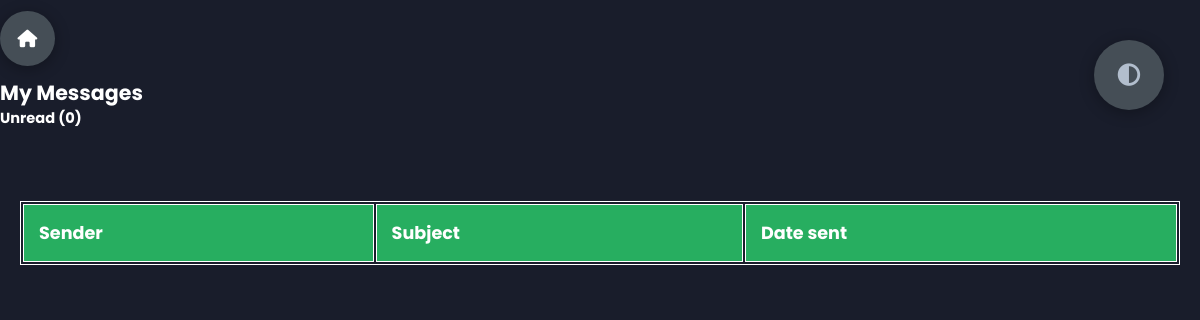
The app's page /inbox/, older data.
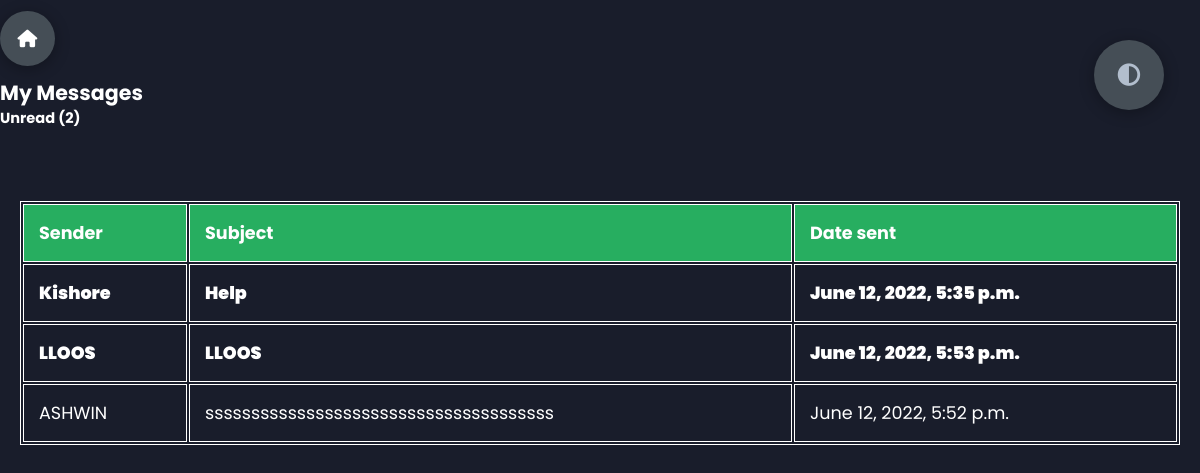
The same page, newer data.
### base/models.py (models this page shows, shortened)
class Message(models.Model):
    name = models.CharField(max_length=200, null=True)
    email=models.CharField(max_length=200, null=True)
    subject=models.CharField(max_length=200, null=True)
    body = models.TextField()
    is_read=models.BooleanField(default=False)
    created = models.DateTimeField(auto_now_add=True)
    id = models.UUIDField(default=uuid.uuid4,  unique=True,
                          primary_key=True, editable=False)

### base/views.py (the view)
# urls.py: path('inbox/', views.inboxPage , name='inbox'),
def inboxPage(request):
    inbox=Message.objects.all().order_by("is_read")
    unreadCount =Message.objects.all().filter(is_read=False).count()
    context = {"inbox":inbox , 'unreadCount':unreadCount}
    return render(request, 'base/inbox.html', context)

### base/templates/base/inbox.html (shortened to what this page needs)
{% extends 'base/main.html' %}
{% load static %}
{% block content %}
<div class="control" data-id="home" >
    <a href= "{% url 'home' %}"><i class="fas fa-home"></i></a>
</div>
<h3>My Messages</h3>
<h5>Unread ({{unreadCount}})</h5>
<br>
<br>
<div class= "contain">
    <table class="table">
        <thead class= "Head">
            <tr>
                <th>Sender</th>
                <th>Subject</th>
                <th>Date sent</th>
            </tr>
        </thead>
        <tbody>
            {% for message in inbox %}
            {% if message.is_read %}
            <tr>
            {% else %}
            <tr style= "font-weight:990;">
            {% endif %}
                <td>{{message.name}}</td>
                <td><a href="{% url 'message' message.id %}">{{message.subject}}</a></td>
                <td>{{message.created}}</td>
            </tr>
            {% endfor %}
        </tbody>
    </table>
</div>
<div class="theme-btn">
    <i class="fas fa-adjust"></i>
</div>
{% endblock content %}

### base/templates/base/main.html (shortened to what this page needs)
<!DOCTYPE html>
<html lang="en">
{% load static %}
<html>
<head>
    <head>
        <link rel="stylesheet" href="{% static "styles/styles.css" %}">
        <link rel="stylesheet" href="https://cdnjs.cloudflare.com/ajax/libs/font-awesome/6.1.1/css/all.min.css" />
         </head>
    <body>
        {% block content %}
        {% endblock content %}
    </body>
</html>

### static/styles/styles.css (style rules this page uses)
* { margin: 0; padding: 0; -webkit-box-sizing: border-box; box-sizing: border-box; list-style: none; }
:root { --color-primary: #191d2b; --color-secondary: #27AE60; --color-white: #FFFFFF; --color-black: #000; --color-grey0: #f8f8f8; --color-grey-1: #dbe1e8; --color-grey-2: #b2becd; --color-grey-3: #6c7983; --color-grey-4: #454e56; --color-grey-5: #2a2e35; --color-grey-6: #12181b; --br-sm-2: 14px; --box-shadow-1: 0 3px 15px rgba(0,0,0,.3); }
body { background-color: var(--color-primary); font-family: 'Poppins', sans-serif; font-size: 1.1rem; color: var(--color-white); -webkit-transition: all .4s ease-in-out; transition: all .4s ease-in-out; }
a { display: inline-block; text-decoration: none; color: inherit; font-family: inherit; }
.theme-btn { top: 5%; right: 3%; width: 70px; height: 70px; border-radius: 50%; background-color: var(--color-grey-4); cursor: pointer; position: fixed; display: -webkit-box; display: -ms-flexbox; display: flex; -webkit-box-pack: center; -ms-flex-pack: center; justify-content: center; -webkit-box-align: center; -ms-flex-align: center; align-items: center; -webkit-box-shadow: 0 3px 15px rgba(0, 0, 0, 0.3); box-shadow: 0 3px 15px rgba(0, 0, 0, 0.3); -webkit-transition: all .1s ease-in-out; transition: all .1s ease-in-out; }
.theme-btn i { font-size: 1.4rem; color: var(--color-grey-2); pointer-events: none; }

### base/templates/base/inbox.html (style rules this page uses)
.contain { padding:20px; border:1px; }
table { border: 1px solid; width: 100%; }
.Head { background-color:var(--color-secondary) }
th, td { padding: 15px; border: 1px solid; text-align: left; }

Row changes from the older to the newer data that the page shows:
added Message: name "Kishore", subject "Help", created "June 12, 2022, 5:35 p.m."
added Message: name "LLOOS", subject "LLOOS", created "June 12, 2022, 5:53 p.m."
added Message: name "ASHWIN", subject "ssssssssssssssssssssssssssssssssssssss", created "June 12, 2022, 5:52 p.m."
Text that changed along with them:
{{ unreadCount }}: "0" → "2"
